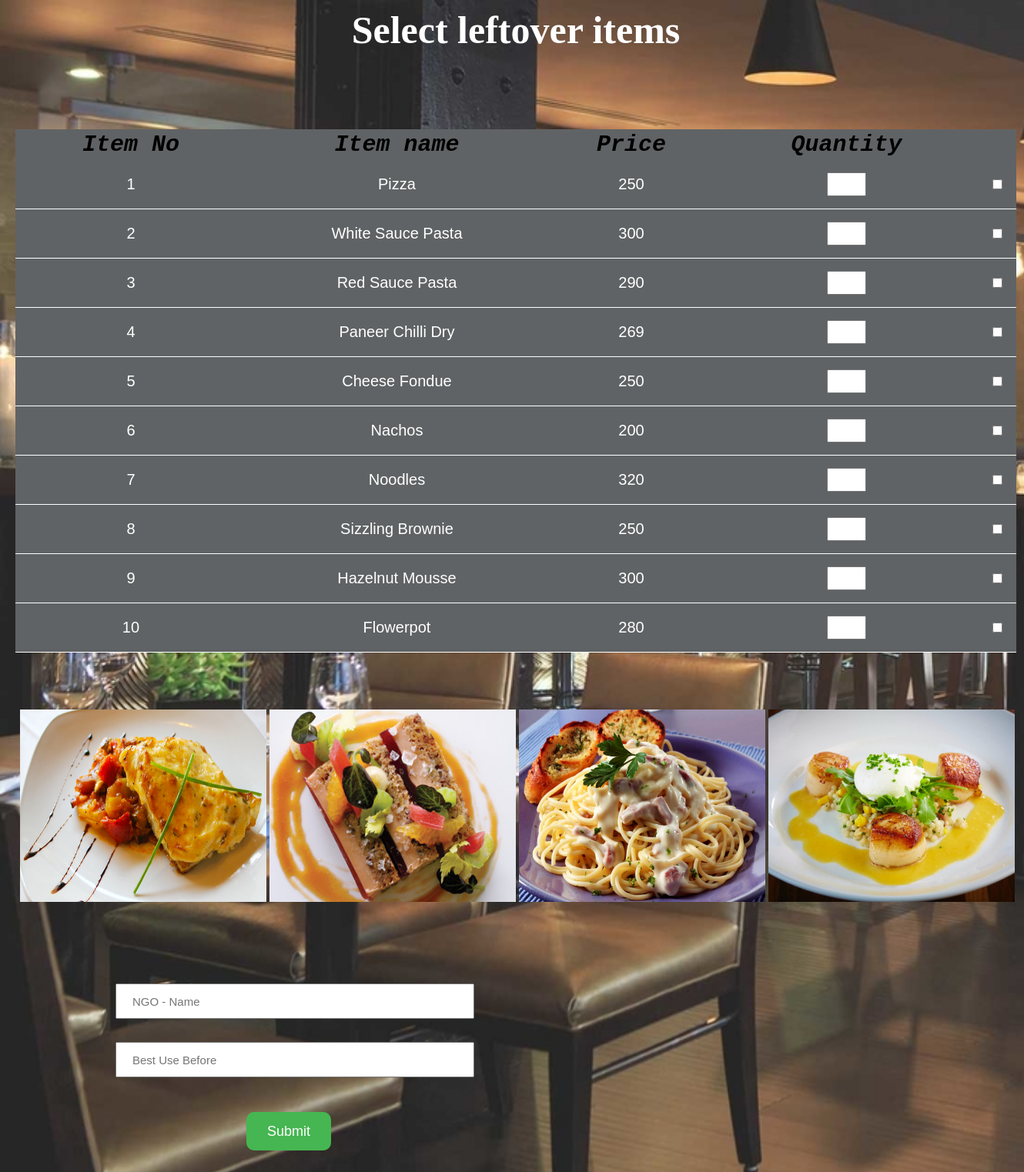
The app's page /leftover.php with its own data.
### tables this page shows
CREATE TABLE `item` (
  `Item_No` int(5) NOT NULL,
  `Item_Name` varchar(50) NOT NULL,
  `Price` int(5) NOT NULL
);

### leftover.php (the view, shortened to what this page needs)
<!DOCTYPE html>
<html>
<head>
<body>
 <form method='POST' action='main.php'>
                <?php
                $servername = "localhost";
                $username = "root";
                $password = "";
                $dbname = "DBMS";
                $conn = new mysqli($servername, $username, $password, $dbname);
                $sql = "SELECT * FROM item";
                $result = $conn->query($sql);
                if ($result->num_rows > 0) {
                 echo  "<h1>Select leftover items</h1>
                        <table>
                        <tr>
                            <th>Item No</th>
                            <th>Item name</th>
                            <th>Price</th>
                            <th>Quantity</th>
                            <th></th>
                        </tr>";
                    while($row = $result->fetch_assoc())
                     {
                        echo "<tr><td>" . $row["Item_No"]. "</td><td>" . $row["Item_Name"]. " </td><td>" . $row["Price"]. "</td>
                        <td><input style='width:35px;height:25px;margin-left:15px;' type='text'  name='Quantity[]'></td><td><input type='checkbox' name='item[]' value='".$row["Item_No"]."'  ></td>";
                    }
                    echo "</table>";
                    }
                     else {
                    echo "0 results";
                    }
                     echo '<br><br><br><br>
                     <div style="images">
            <div class="au">
                    <img src="1.jpg">
            </div>
            <div class="au">
                    <img src="2.jpg">
            </div >
            <div class="au">
                    <img src="3.jpg">
            </div>
            <div class="au">
                    <img src="4.jpg">
            </div>
            </div>
        </div>';
               echo' <input style="margin-top: 100px;" type="text" name="Ngo" placeholder="NGO - Name" required><br>
               <input  type="text" name="e_date" placeholder="Best Use Before " required><br>
                <input type="submit" name="submit">
            </form>
</body>';
?>

### leftover.php (style rules this page uses)
body, html { height: 100%; margin: 0; }
body { background-image: url("back.jpg"); background-repeat: no-repeat; height: 100%; background-size: cover; }
h1 { color: white; text-align:center; font-size: 50px; margin-top: 10px; }
table, th, td { border-collapse:collapse; margin-top: -90px; }
th { padding:3px; font-style: italic; font-family: monospace; text-align: center; font-size: 30px; color: border-bottom: 1px solid white; }
td { padding:1px; text-align: center; font-size: 20px; font-family: sans-serif; color: white; border-bottom: 1px solid white; }
table { background-color: #606365; width: 1300px; }
table, th, td { border-collapse:collapse; margin-top: 100px; }
input[type="text"] { height: 40px; margin: 15px; margin-left: 130px; width: 450px; font-size: 18px; padding-left: 10px; }
input[type="submit"] { height: 50px; width: 110px; margin:30px 300px; border-radius: 10px; background-color:#45B651; font-size: 18px; color: white; border: none; }
::placeholder { padding-left: 10px; font-size: 15px; }
form { margin-left: 20px; margin-top: ; float: left; }
.au { width: 320px; float: right; margin: 2px; }
div.au img { width: 100%; height:250px; }

### records on screen
item: Item_No "1", Item_Name "Pizza", Price "250"
item: Item_No "2", Item_Name "White Sauce Pasta", Price "300"
item: Item_No "3", Item_Name "Red Sauce Pasta", Price "290"
item: Item_No "4", Item_Name "Paneer Chilli Dry", Price "269"
item: Item_No "5", Item_Name "Cheese Fondue", Price "250"
item: Item_No "6", Item_Name "Nachos", Price "200"
item: Item_No "7", Item_Name "Noodles", Price "320"
item: Item_No "8", Item_Name "Sizzling Brownie", Price "250"
item: Item_No "9", Item_Name "Hazelnut Mousse", Price "300"
item: Item_No "10", Item_Name "Flowerpot", Price "280"
